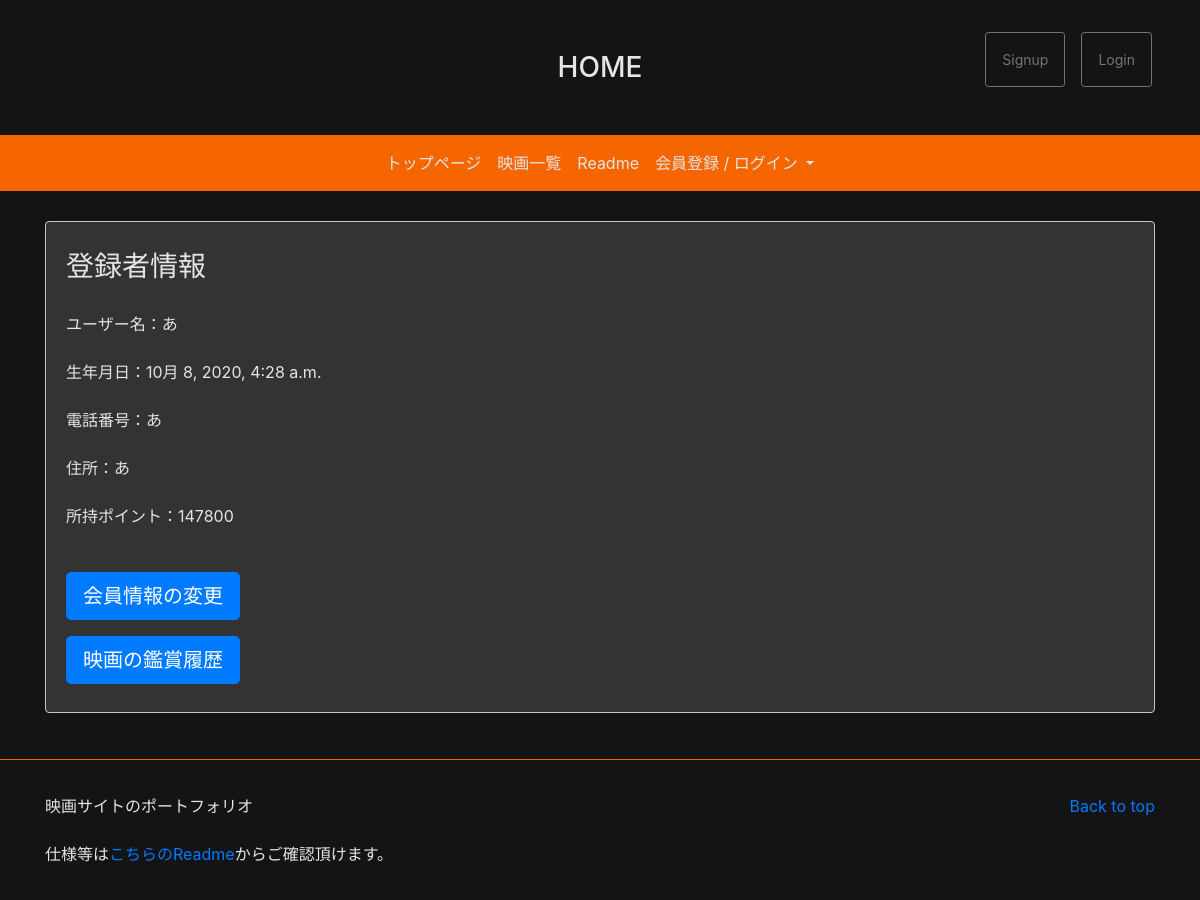
The page /mypage/1 on the database its author committed.
### memberapp/models.py (models this page shows)
class Profile(models.Model):
    name = models.CharField(max_length=200)
    birthday = models.DateTimeField(default=timezone.now)
    address = models.CharField(max_length=200)
    tel = models.CharField(max_length=15)
    point = models.IntegerField(blank=True, default=50000)
    user = models.OneToOneField(User, on_delete=models.CASCADE)

### memberapp/views.py (the view)
# urls.py: path('mypage/<int:pk>', MemberDetail.as_view(), name='member_mypage'),
class MemberDetail(DetailView):
    template_name = 'memberMypage.html'
    model = Profile

### templates/memberMypage.html
{% extends 'base.html' %}
{% block content %}
<div class='container'>
    <div class="alert alert-dark" role="alert">
        <p><h3 class="mb-4">登録者情報</h3></p>
        <p>ユーザー名：{{ object.name }}</p>
        <p>生年月日：{{ object.birthday }}</p>
        <p>電話番号：{{ object.tel }}</p>
        <p>住所：{{ object.address }}</p>
        <p>所持ポイント：{{ object.point }}</p>
        <p><a class="btn btn-primary btn-lg mt-4" href="{% url 'member_update' user.pk %}">会員情報の変更</a></p>
        <p><a class="btn btn-primary btn-lg" href="{% url 'member_history' object.pk %}">映画の鑑賞履歴</a></p>
    </div>
</div>
{% endblock content %}

### static/css/style.css (style rules this page uses)
.alert { background-color: #333333 !important; }
.container { margin: 30px auto; }
body { background-color: #141414 !important; }
h1, h2, h3, h4 { color: #e5e5e5; }
p { line-height: 2em; color: #e5e5e5; }
body, #wrapper { display: -webkit-box; display: -ms-flexbox; display: flex; -webkit-box-orient: vertical; -webkit-box-direction: normal; -ms-flex-direction: column; flex-direction: column; min-height: 100vh; }

### rows shown on the page
Profile: name "あ", birthday "10月 8, 2020, 4:28 a.m.", tel "あ", address "あ", point "147800"
